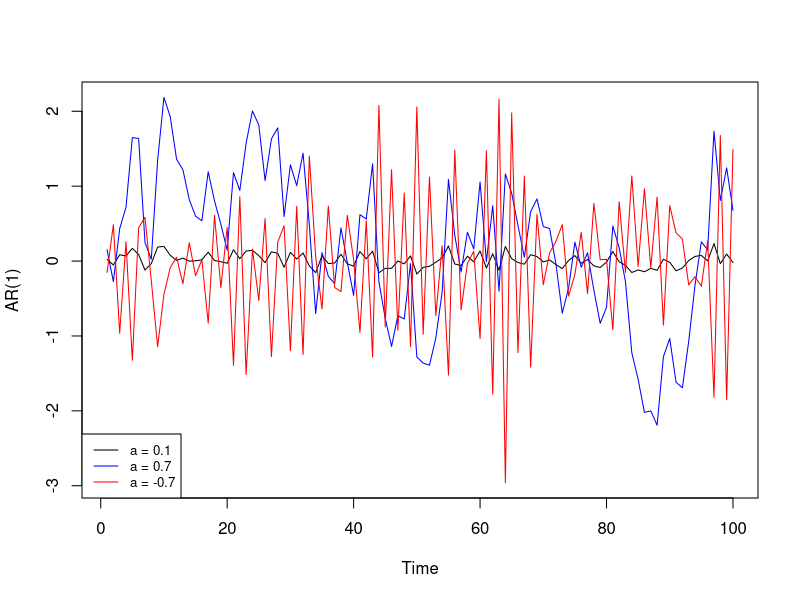

Write R code to recreate this figure. (Note: this script raises an error after producing the figure.)
rm(list=objects())

#### Data simulation

set.seed(4) # ensures reproducible results

n = 100
t = 1:n

## AR(1)

# Generation

eps = rnorm(n,0,1)

ar1_t = function(t, a, epsilon){
  epsilon = head(epsilon, t)
  powers_a = a^((t):1)
  return(powers_a %*% epsilon) # * is done term-by-term. %*% is the matrix multiplication.
}

y1 = sapply(1:n, ar1_t, a=0.1, epsilon=eps)
y2 = sapply(1:n, ar1_t, a=0.7, epsilon=eps)
y3 = sapply(1:n, ar1_t, a=-0.7, epsilon=eps)

plot(t, y1, type='l', xlab="Time", ylab="AR(1)", ylim=range(y1,y2,y3))
lines(t, y2, col='blue')
lines(t, y3, col='red')
legend("bottomleft", legend=c("a = 0.1", "a = 0.7", "a = -0.7"),
       lty=1, col=c("black","blue","red"), cex=0.8)

# a=0.1 => less variance.
# a=-0.7 => more round trips around 0.

#### ACF and PACF functions

autoCorr = function(x,h)
{
  x.lag = lag.xts(x, k=h, na.pad=T)
  return(cor(x.lag, x, use="pairwise.complete.obs"))
}

PartialAutoCorr<-function(x,h)
{
  x.lag = lapply(c(1:h), lag.xts, x=x, na.pad=T)
  x.lag = matrix(unlist(x.lag), ncol=length(x.lag))
  reg = lm(x~x.lag-1)
  return(as.numeric(tail(reg$coef,1)))
}

#### Results on our data

par(mfrow=c(1,2)) # In the plot window, 1 line and 2 columns: 2 plots next to each other.

## a = 0.1

acf1 = c(1, sapply(c(1:30), autoCorr, x=y1))
plot(0:30, acf1, type='h', ylim=c(-0.3,1), xlab="Lag", ylab=expression(ACF ~~ (rho(h))))
abline(h=0)
lines(c(0:30),0.1^c(0:30),col='red') 
legend("topright", legend=c(expression(a^group("|",h,"|") %~~% rho(h))), 
       lty=1, col="red", cex=0.5)
# ρ(h) =a^|h| for an AR of parameter a. We obtain coherent results with this.

pacf1 = sapply(c(1:30), PartialAutoCorr, x=y1)
plot(1:30, pacf1, type='h', ylim=c(-0.3,0.2), xlab="Lag", ylab=expression(PACF ~~ (r(h))))
abline(h=0)

acf(y1, lag.max=30)
lines(c(0:30),0.1^c(0:30),col='red')

pacf(y1, lag.max=30)

## a = 0.7

acf2 = c(1, sapply(c(1:30), autoCorr, x=y2))
plot(0:30, acf2, type='h', ylim=c(-0.2,1), xlab="Lag", ylab=expression(ACF ~~ (rho(h))))
abline(h=0)
lines(c(0:30),0.7^c(0:30),col='red')
legend("topright", legend=c(expression(a^group("|",h,"|") %~~% rho(h))), 
       lty=1, col="red", cex=0.5)

pacf2 = sapply(c(1:30), PartialAutoCorr, x=y2)
plot(1:30, pacf2, type='h', ylim=c(-0.2,0.8), xlab="Lag", ylab=expression(PACF ~~ (r(h))))
abline(h=0)

acf(y2, lag.max=30)
lines(c(0:30),0.7^c(0:30),col='red')

pacf(y2, lag.max=30)

## a = -0.7

acf3 = c(1, sapply(c(1:30), autoCorr, x=y3))
plot(0:30, acf3, type='h', ylim=c(-0.7,1), xlab="Lag", ylab=expression(ACF ~~ (rho(h))))
abline(h=0)
lines(c(0:30),(-0.7)^c(0:30),col='red')
legend("topright", legend=c(expression(a^group("|",h,"|") %~~% rho(h))), 
       lty=1, col="red", cex=0.5)

pacf3 = sapply(c(1:30), PartialAutoCorr, x=y3)
plot(1:30, pacf3, type='h', ylim=c(-0.7,0.2), xlab="Lag", ylab=expression(PACF ~~ (r(h))))
abline(h=0)

acf(y3, lag.max=30)
lines(c(0:30),(-0.7)^c(0:30),col='red')

pacf(y3, lag.max=30)

# Generally, we have small differences with our handy functions, and the ones from R.
# It comes from the estimation procedure:
# - ACF uses the mean over the n-h observations and not all the observations
# - PACF fits autoregressive models of successively higher orders up to lag.max

# The exponential fit was not always really good (especially for a=0.7), 
# but we have really few data: thus we have more "noise" in comparison with 
# the processus structure itself.
# Increase the size!

par(mfrow=c(1,1))

n = 200
t = 1:n

eps = rnorm(n,0,1)

y1 = sapply(1:n, ar1_t, a=0.1, epsilon=eps)
y2 = sapply(1:n, ar1_t, a=0.7, epsilon=eps)
y3 = sapply(1:n, ar1_t, a=-0.7, epsilon=eps)

plot(t, y1, type='l', xlab="Time", ylab="AR(1)", ylim=range(y1,y2,y3))
lines(t, y2, col='blue')
lines(t, y3, col='red')
legend("bottomleft", legend=c("a = 0.1", "a = 0.7", "a = -0.7"),
       lty=1, col=c("black","blue","red"), cex=0.8)

par(mfrow=c(1,2)) 

acf1 = c(1, sapply(c(1:30), autoCorr, x=y1))
plot(0:30, acf1, type='h', ylim=c(-0.3,1), xlab="Lag", ylab=expression(ACF ~~ (rho(h))))
abline(h=0)
lines(c(0:30),0.1^c(0:30),col='red') 
legend("topright", legend=c(expression(a^group("|",h,"|") %~~% rho(h))), 
       lty=1, col="red", cex=0.5)

pacf1 = sapply(c(1:30), PartialAutoCorr, x=y1)
plot(1:30, pacf1, type='h', ylim=c(-0.3,0.2), xlab="Lag", ylab=expression(PACF ~~ (r(h))))
abline(h=0)

acf(y1, lag.max=30)
lines(c(0:30),0.1^c(0:30),col='red')

pacf(y1, lag.max=30)

acf2 = c(1, sapply(c(1:30), autoCorr, x=y2))
plot(0:30, acf2, type='h', ylim=c(-0.2,1), xlab="Lag", ylab=expression(ACF ~~ (rho(h))))
abline(h=0)
lines(c(0:30),0.7^c(0:30),col='red')
legend("topright", legend=c(expression(a^group("|",h,"|") %~~% rho(h))), 
       lty=1, col="red", cex=0.5)

pacf2 = sapply(c(1:30), PartialAutoCorr, x=y2)
plot(1:30, pacf2, type='h', ylim=c(-0.2,0.8), xlab="Lag", ylab=expression(PACF ~~ (r(h))))
abline(h=0)

acf(y2, lag.max=30)
lines(c(0:30),0.7^c(0:30),col='red')

pacf(y2, lag.max=30)

acf3 = c(1, sapply(c(1:30), autoCorr, x=y3))
plot(0:30, acf3, type='h', ylim=c(-0.7,1), xlab="Lag", ylab=expression(ACF ~~ (rho(h))))
abline(h=0)
lines(c(0:30),(-0.7)^c(0:30),col='red')
legend("topright", legend=c(expression(a^group("|",h,"|") %~~% rho(h))), 
       lty=1, col="red", cex=0.5)

pacf3 = sapply(c(1:30), PartialAutoCorr, x=y3)
plot(1:30, pacf3, type='h', ylim=c(-0.7,0.2), xlab="Lag", ylab=expression(PACF ~~ (r(h))))
abline(h=0)

acf(y3, lag.max=30)
lines(c(0:30),(-0.7)^c(0:30),col='red')

pacf(y3, lag.max=30)

# The exponential speed of decrease is really better fitted!

par(mfrow=c(1,1))

#### Data generation: MA(4)

n = 100
t = 1:n

eps = rnorm(n,0,1)

a4 = c(1,rep(2, 3))
y4 = stats::filter(eps, filter=a4, method = c("convolution"), sides=1, circular=FALSE)[4:n]

a5 = c(1,rep(0.5, 3))
y5 = stats::filter(eps, filter=a5, method = c("convolution"), sides=1, circular=FALSE)[4:n]

a6 = c(1,rep(-0.5, 3))
y6 = stats::filter(eps, filter=a6, method = c("convolution"), sides=1, circular=FALSE)[4:n]

new_t = 4:n

plot(new_t, y4, type='l', xlab="Time", ylab="MA(4)", ylim=range(y4,y5,y6, na.rm=TRUE))
lines(new_t, y5, col='blue')
lines(new_t, y6, col='red')

par(mfrow=c(1,2))

acf4 = c(1, sapply(c(1:30), autoCorr, x=y4))
plot(0:30, acf4, type='h', ylim=c(-0.3,1), xlab="Lag", ylab=expression(ACF ~~ (rho(h))))
abline(h=0)
abline(v=5, lty=3, col="red")
legend("topright", legend=c(expression(q+1: ~~ above ~~ it ~~ rho(h) %~~% 0)), 
       lty=3, col="red", cex=0.5)
# γ(q+h) = 0, for a MA(q). Here, we should have ACF near 0 starting from lag 5. 

pacf4 = sapply(c(1:30), PartialAutoCorr, x=y4)
plot(1:30, pacf4, type='h', ylim=c(-0.3,0.8), xlab="Lag", ylab=expression(PACF ~~ (r(h))))
abline(h=0)

acf(y4, lag.max=30)
abline(v=5, lty=3, col="red")

pacf(y4, lag.max=30)

acf5 = c(1, sapply(c(1:30), autoCorr, x=y5))
plot(0:30, acf5, type='h', ylim=c(-0.3,1), xlab="Lag", ylab=expression(ACF ~~ (rho(h))))
abline(h=0)
abline(v=5, lty=3, col="red")
legend("topright", legend=c(expression(q+1: ~~ above ~~ it ~~ rho(h) %~~% 0)), 
       lty=3, col="red", cex=0.5)

pacf5 = sapply(c(1:30), PartialAutoCorr, x=y5)
plot(1:30, pacf5, type='h', ylim=c(-0.3,0.7), xlab="Lag", ylab=expression(PACF ~~ (r(h))))
abline(h=0)

acf(y5, lag.max=30)
abline(v=5, lty=3, col="red")

pacf(y5, lag.max=30)

acf6 = c(1, sapply(c(1:30), autoCorr, x=y6))
plot(0:30, acf6, type='h', ylim=c(-0.4,1), xlab="Lag", ylab=expression(ACF ~~ (rho(h))))
abline(h=0)
abline(v=5, lty=3, col="red")
legend("topright", legend=c(expression(q+1: ~~ above ~~ it ~~ rho(h) %~~% 0)), 
       lty=3, col="red", cex=0.5)

pacf6 = sapply(c(1:30), PartialAutoCorr, x=y6)
plot(1:30, pacf6, type='h', ylim=c(-0.4,0.2), xlab="Lag", ylab=expression(PACF ~~ (r(h))))
abline(h=0)

acf(y6, lag.max=30)
abline(v=5, lty=3, col="red")

pacf(y6, lag.max=30)

par(mfrow=c(1,1))

# The 0 coefficients for lags above 5 was clearly not the case.
# But we have a very small dataset, thus we have more "noise" in comparison with the
# processus structure itself.
# Increase the size!

n = 200
t = 1:n

eps = rnorm(n,0,1)

a4 = c(1,rep(2, 3))
y4 = stats::filter(eps, filter=a4, method = c("convolution"), sides=1, circular=FALSE)[4:n]

a5 = c(1,rep(0.5, 3))
y5 = stats::filter(eps, filter=a5, method = c("convolution"), sides=1, circular=FALSE)[4:n]

a6 = c(1,rep(-0.5, 3))
y6 = stats::filter(eps, filter=a6, method = c("convolution"), sides=1, circular=FALSE)[4:n]

new_t = 4:n

plot(new_t, y4, type='l', xlab="Time", ylab="MA(4)", ylim=range(y4,y5,y6, na.rm=TRUE))
lines(new_t, y5, col='blue')
lines(new_t, y6, col='red')

par(mfrow=c(1,2))

acf4 = c(1, sapply(c(1:30), autoCorr, x=y4))
plot(0:30, acf4, type='h', ylim=c(-0.2,1), xlab="Lag", ylab=expression(ACF ~~ (rho(h))))
abline(h=0)
abline(v=5, lty=3, col="red")
legend("topright", legend=c(expression(q+1: ~~ above ~~ it ~~ rho(h) %~~% 0)), 
       lty=3, col="red", cex=0.5)

pacf4 = sapply(c(1:30), PartialAutoCorr, x=y4)
plot(1:30, pacf4, type='h', ylim=c(-0.3,0.8), xlab="Lag", ylab=expression(PACF ~~ (r(h))))
abline(h=0)

acf(y4, lag.max=30)
abline(v=5, lty=3, col="red")

pacf(y4, lag.max=30)

acf5 = c(1, sapply(c(1:30), autoCorr, x=y5))
plot(0:30, acf5, type='h', ylim=c(-0.2,1), xlab="Lag", ylab=expression(ACF ~~ (rho(h))))
abline(h=0)
abline(v=5, lty=3, col="red")
legend("topright", legend=c(expression(q+1: ~~ above ~~ it ~~ rho(h) %~~% 0)), 
       lty=3, col="red", cex=0.5)

pacf5 = sapply(c(1:30), PartialAutoCorr, x=y5)
plot(1:30, pacf5, type='h', ylim=c(-0.2,0.7), xlab="Lag", ylab=expression(PACF ~~ (r(h))))
abline(h=0)

acf(y5, lag.max=30)
abline(v=5, lty=3, col="red")

pacf(y5, lag.max=30)

acf6 = c(1, sapply(c(1:30), autoCorr, x=y6))
plot(0:30, acf6, type='h', ylim=c(-0.4,1), xlab="Lag", ylab=expression(ACF ~~ (rho(h))))
abline(h=0)
abline(v=5, lty=3, col="red")
legend("topright", legend=c(expression(q+1: ~~ above ~~ it ~~ rho(h) %~~% 0)), 
       lty=3, col="red", cex=0.5)

pacf6 = sapply(1:30, PartialAutoCorr, x=y6)
plot(1:30, pacf6, type='h', ylim=c(-0.4,0.2), xlab="Lag", ylab=expression(PACF ~~ (r(h))))
abline(h=0)

acf(y6, lag.max=30)
abline(v=5, lty=3, col="red")

pacf(y6, lag.max=30)

# With a bigger data-set, we indeed have 0 coefficients for h >= 5.

par(mfrow=c(1,1))
